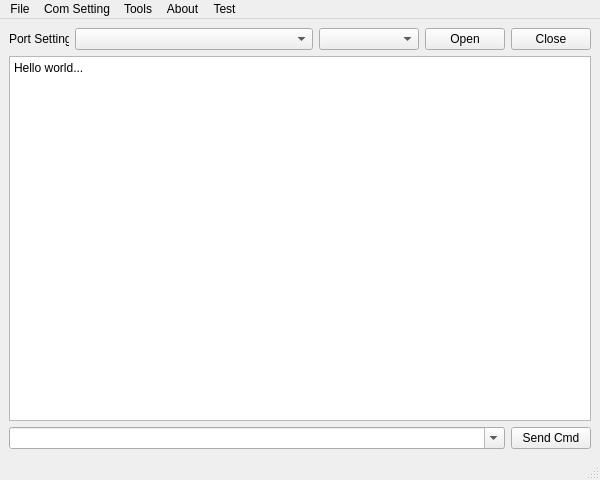
<?xml version="1.0" encoding="UTF-8"?>
<ui version="4.0">
 <class>MainWindow</class>
 <widget class="QMainWindow" name="MainWindow">
  <property name="geometry">
   <rect>
    <x>0</x>
    <y>0</y>
    <width>600</width>
    <height>480</height>
   </rect>
  </property>
  <property name="minimumSize">
   <size>
    <width>200</width>
    <height>200</height>
   </size>
  </property>
  <property name="windowTitle">
   <string>MainWindow - iDevTool</string>
  </property>
  <widget class="QWidget" name="centralwidget">
   <layout class="QVBoxLayout" name="verticalLayout_2">
    <item>
     <layout class="QHBoxLayout" name="horizontalLayout">
      <item>
       <widget class="QLabel" name="label">
        <property name="maximumSize">
         <size>
          <width>60</width>
          <height>16777215</height>
         </size>
        </property>
        <property name="text">
         <string>Port Setting:</string>
        </property>
       </widget>
      </item>
      <item>
       <widget class="QComboBox" name="comboBox_PortName"/>
      </item>
      <item>
       <widget class="QComboBox" name="comboBox_Bandrate">
        <property name="maximumSize">
         <size>
          <width>100</width>
          <height>16777215</height>
         </size>
        </property>
       </widget>
      </item>
      <item>
       <widget class="QPushButton" name="pushButton_OpenPort">
        <property name="maximumSize">
         <size>
          <width>80</width>
          <height>16777215</height>
         </size>
        </property>
        <property name="text">
         <string>Open</string>
        </property>
       </widget>
      </item>
      <item>
       <widget class="QPushButton" name="pushButton_ClosePort">
        <property name="maximumSize">
         <size>
          <width>80</width>
          <height>16777215</height>
         </size>
        </property>
        <property name="text">
         <string>Close</string>
        </property>
       </widget>
      </item>
     </layout>
    </item>
    <item>
     <widget class="QPlainTextEdit" name="plainTextEdit_txtDisplay">
      <property name="plainText">
       <string>Hello world...</string>
      </property>
     </widget>
    </item>
    <item>
     <layout class="QHBoxLayout" name="horizontalLayout_2">
      <item>
       <widget class="QComboBox" name="comboBox_CommandInput">
        <property name="editable">
         <bool>true</bool>
        </property>
       </widget>
      </item>
      <item>
       <widget class="QPushButton" name="pushButton_SendCmd">
        <property name="maximumSize">
         <size>
          <width>80</width>
          <height>16777215</height>
         </size>
        </property>
        <property name="text">
         <string>Send Cmd</string>
        </property>
       </widget>
      </item>
     </layout>
    </item>
   </layout>
  </widget>
  <widget class="QStatusBar" name="statusbar"/>
  <widget class="QMenuBar" name="menubar">
   <property name="geometry">
    <rect>
     <x>0</x>
     <y>0</y>
     <width>600</width>
     <height>21</height>
    </rect>
   </property>
   <widget class="QMenu" name="menuFile">
    <property name="title">
     <string>File</string>
    </property>
    <addaction name="actionOpen"/>
    <addaction name="actionSave"/>
    <addaction name="actionExit"/>
   </widget>
   <widget class="QMenu" name="menuCom_Setting">
    <property name="title">
     <string>Com Setting</string>
    </property>
    <addaction name="separator"/>
    <addaction name="actionPort_Setting"/>
   </widget>
   <widget class="QMenu" name="menuTools">
    <property name="title">
     <string>Tools</string>
    </property>
    <addaction name="actionClear_window"/>
   </widget>
   <widget class="QMenu" name="menuAbout">
    <property name="title">
     <string>About</string>
    </property>
   </widget>
   <widget class="QMenu" name="menuTest">
    <property name="title">
     <string>Test</string>
    </property>
    <addaction name="actionOpen_port"/>
    <addaction name="actionClose_port"/>
    <addaction name="actionNew_from"/>
   </widget>
   <addaction name="menuFile"/>
   <addaction name="menuCom_Setting"/>
   <addaction name="menuTools"/>
   <addaction name="menuAbout"/>
   <addaction name="menuTest"/>
  </widget>
  <action name="actionOpen">
   <property name="text">
    <string>Open</string>
   </property>
  </action>
  <action name="actionSave">
   <property name="text">
    <string>Save</string>
   </property>
  </action>
  <action name="actionExit">
   <property name="text">
    <string>Exit</string>
   </property>
  </action>
  <action name="actionNew_from">
   <property name="text">
    <string>new from</string>
   </property>
  </action>
  <action name="actionClear_window">
   <property name="text">
    <string>Clear window</string>
   </property>
  </action>
  <action name="actionOpen_port">
   <property name="text">
    <string>open port</string>
   </property>
  </action>
  <action name="actionClose_port">
   <property name="text">
    <string>close port</string>
   </property>
  </action>
  <action name="actionPort_Setting">
   <property name="text">
    <string>Port Setting</string>
   </property>
  </action>
 </widget>
 <tabstops>
  <tabstop>plainTextEdit_txtDisplay</tabstop>
 </tabstops>
 <resources/>
 <connections/>
</ui>
